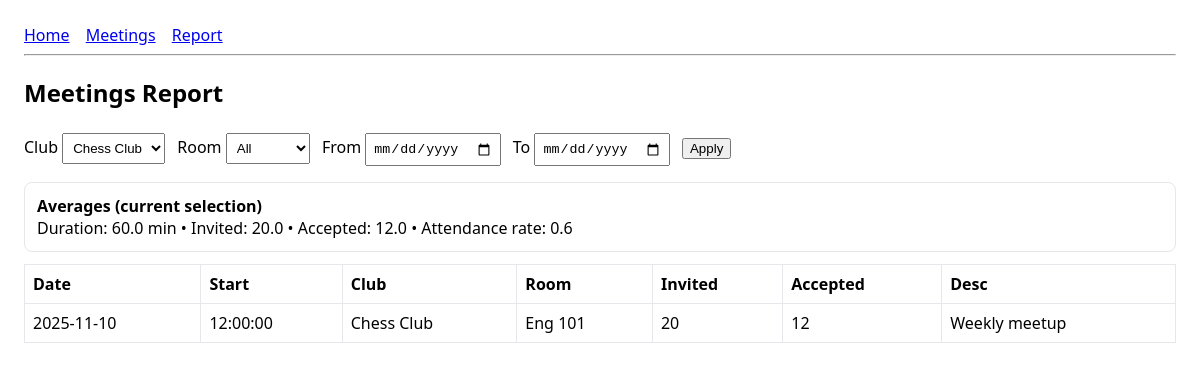
The page /report?club_id=1 on the database its author committed.
### models.py (models this page shows)
class Meeting(db.Model):
    __tablename__ = "meetings"
    meeting_id = db.Column(db.Integer, primary_key=True)
    date = db.Column(db.Date, nullable=False)
    start_time = db.Column(db.Time, nullable=False)
    duration_minutes = db.Column(db.Integer, nullable=False)
    description = db.Column(db.String(255))
    club_id = db.Column(db.Integer, db.ForeignKey("clubs.club_id"), nullable=False)
    room_id = db.Column(db.Integer, db.ForeignKey("rooms.room_id"), nullable=False)
    invited_count = db.Column(db.Integer, default=0)
    accepted_count = db.Column(db.Integer, default=0)
    club = db.relationship("Club")
    room = db.relationship("Room")

class Club(db.Model):
    __tablename__ = "clubs"
    club_id = db.Column(db.Integer, primary_key=True)
    name = db.Column(db.String(120), unique=True, nullable=False)

class Room(db.Model):
    __tablename__ = "rooms"
    room_id = db.Column(db.Integer, primary_key=True)
    building = db.Column(db.String(120), nullable=False)
    number = db.Column(db.String(40), nullable=False)
    max_capacity = db.Column(db.Integer)

### app.py (the view)
@app.route("/report")
def report():
    clubs = Club.query.order_by(Club.name).all()
    rooms = Room.query.order_by(Room.building, Room.number).all()
    club_id = request.args.get("club_id", type=int)
    room_id = request.args.get("room_id", type=int)
    date_from_s = request.args.get("date_from")
    date_to_s = request.args.get("date_to")
    date_from = parse_date(date_from_s) if date_from_s else None
    date_to = parse_date(date_to_s) if date_to_s else None
    q = Meeting.query
    if club_id:
        q = q.filter(Meeting.club_id == club_id)
    if room_id:
        q = q.filter(Meeting.room_id == room_id)
    if date_from:
        q = q.filter(Meeting.date >= date_from)
    if date_to:
        q = q.filter(Meeting.date <= date_to)
    rows = q.order_by(Meeting.date, Meeting.start_time).all()
    n = len(rows)
    avg_duration = (sum(m.duration_minutes for m in rows)/n) if n else 0
    avg_invited  = (sum(m.invited_count  for m in rows)/n) if n else 0
    avg_accepted = (sum(m.accepted_count for m in rows)/n) if n else 0
    rates = [(m.accepted_count/m.invited_count) for m in rows if m.invited_count]
    avg_attendance_rate = (sum(rates)/len(rates)) if rates else 0
    return render_template(
        "report.html",
        clubs=clubs, rooms=rooms, rows=rows,
        filters={
            "club_id": club_id, "room_id": room_id,
            "date_from": date_from_s, "date_to": date_to_s
        },
        stats={
            "avg_duration": round(avg_duration, 2),
            "avg_invited": round(avg_invited, 2),
            "avg_accepted": round(avg_accepted, 2),
            "avg_attendance_rate": round(avg_attendance_rate, 3),
        },
    )

### templates/report.html (shortened to what this page needs)
{% extends "base.html" %}
{% block content %}
  <h2>Meetings Report</h2>
  <form method="get" action="/report">
    <label>Club
      <select name="club_id">
        {% for c in clubs %}
          <option value="{{ c.club_id }}" {{ 'selected' if filters.club_id==c.club_id else '' }}>{{ c.name }}</option>
        {% endfor %}
      </select>
    </label>
    <label>Room
      <select name="room_id">
        <option value="">All</option>
      </select>
    </label>
    <label>From <input type="date" name="date_from" value="{{ filters.date_from or '' }}"></label>
    <label>To <input type="date" name="date_to" value="{{ filters.date_to or '' }}"></label>
    <button type="submit">Apply</button>
  </form>
  <div class="stats">
    <strong>Averages (current selection)</strong><br>
    Duration: {{ stats.avg_duration }} min •
    Invited: {{ stats.avg_invited }} •
    Accepted: {{ stats.avg_accepted }} •
    Attendance rate: {{ stats.avg_attendance_rate }}
  </div>
  <table>
    <thead>
      <tr><th>Date</th><th>Start</th><th>Club</th><th>Room</th><th>Invited</th><th>Accepted</th><th>Desc</th></tr>
    </thead>
    <tbody>
      {% for m in rows %}
      <tr>
        <td>{{ m.date }}</td>
        <td>{{ m.start_time }}</td>
        <td>{{ m.club.name }}</td>
        <td>{{ m.room.building }} {{ m.room.number }}</td>
        <td>{{ m.invited_count }}</td>
        <td>{{ m.accepted_count }}</td>
        <td>{{ m.description or "" }}</td>
      </tr>
      {% endfor %}
    </tbody>
  </table>
{% endblock %}

### templates/base.html (style rules this page uses)
body { font-family: system-ui, -apple-system, Segoe UI, Roboto, Arial; margin: 24px; }
table { border-collapse: collapse; width: 100%; margin-top: 12px; }
th, td { border: 1px solid #e5e7eb; padding: 8px; text-align: left; }
input, select { padding: 6px; margin: 4px 8px 4px 0; }
.stats { margin-top: 12px; padding: 12px; border: 1px solid #e5e7eb; border-radius: 8px; }

### rows shown on the page
Meeting: date "2025-11-10", start_time "12:00:00", club.name "Chess Club", room.building "Eng", room.number "101", invited_count "20", accepted_count "12", description "Weekly meetup"

### other values the page prints
{{ stats.avg_duration }} "60.0"
{{ stats.avg_invited }} "20.0"
{{ stats.avg_accepted }} "12.0"
{{ stats.avg_attendance_rate }} "0.6"
form field club_id "Chess Club"
